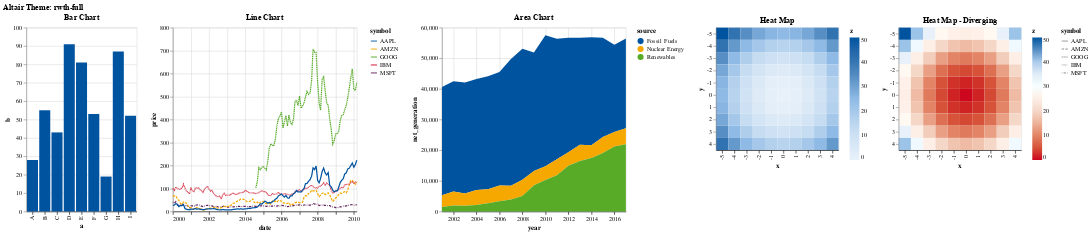

Notebook cell for this chart:
### Code cell
# Default Altair Theme
alt.theme.enable('rwth-full')
plot_graphs('rwth-full')

### Figure 1 — Vega-Lite specification as saved in the notebook (floating-point values rounded to 4 significant figures; data arrays with more than 128 entries replaced by an {"elided": "..."} marker saying what was removed)
{"config": {"title": {"color": "#000000"}, "axisX": {"domainColor": "#000000", "labelFont": "arial", "tickColor": "#000000", "titleFont": "arial", "labelColor": "#000000", "titleColor": "#000000"}, "axisY": {"gridColor": "#DEDDDD", "labelFont": "arial", "titleFont": "arial", "labelColor": "#000000", "titleColor": "#000000"}, "background": "#FFFFFF", "legend": {"labelFont": "arial", "titleFont": "arial", "labelColor": "#000000", "titleColor": "#000000"}, "range": {"category": ["#00549F", "#F6A800", "#57AB27", "#CC071E", "#612158", "#A11035", "#7A6FAC", "#006165", "#BDCD00", "#0098A1", "#407FB7", "#FABE50", "#8DC060", "#D85C41", "#834E75", "#B65256", "#9B91C1", "#2D7F83", "#D0D95C", "#00B1B7", "#8EBAE5", "#FDD48F", "#B8D698", "#E69679", "#A8859E", "#CD8B87", "#BCB5D7", "#7DA4A7", "#E0E69A", "#89CCCF", "#C7DDF2", "#FEEAC9", "#DDEBCE", "#F3CDBB", "#D2C0CD", "#E5C5C0", "#DEDAEB", "#BFD0D1", "#F0F3D0", "#CAE7E7", "#E8F1FA", "#FFF7EA", "#F2F7EC", "#FAEBE3", "#EDE5EA", "#F5E8E5", "#F2F0F7", "#E6ECEC", "#F9FAED", "#EBF6F6"], "diverging": ["#CC071E", "#D85C41", "#E69679", "#F3CDBB", "#FAEBE3", "white", "#E8F1FA", "#C7DDF2", "#8EBAE5", "#407FB7", "#00549F"], "ordinal": ["#E8F1FA", "#C7DDF2", "#8EBAE5", "#407FB7", "#00549F"], "ramp": ["#E8F1FA", "#C7DDF2", "#8EBAE5", "#407FB7", "#00549F"], "heatmap": ["#E8F1FA", "#C7DDF2", "#8EBAE5", "#407FB7", "#00549F"]}, "area": {"fill": "#00549F"}, "line": {"color": "#00549F", "stroke": "#00549F"}, "trail": {"color": "#00549F", "stroke": "#00549F"}, "path": {"stroke": "#00549F"}, "text": {"font": "arial", "color": "#00549F"}, "bar": {"fill": "#00549F"}}, "hconcat": [{"data": {"name": "data-7684334a68ab74ba4c3ca7d0ceaeb461"}, "mark": {"type": "bar", "tooltip": true}, "encoding": {"x": {"field": "a", "type": "nominal"}, "y": {"field": "b", "type": "quantitative"}}, "title": "Bar Chart"}, {"data": {"name": "data-b0fe595546d47c5085f225c35730172c"}, "mark": {"type": "line"}, "encoding": {"color": {"field": "symbol", "type": "nominal"}, "strokeDash": {"field": "symbol", "type": "nominal"}, "x": {"field": "date", "type": "temporal"}, "y": {"field": "price", "type": "quantitative"}}, "title": "Line Chart"}, {"data": {"name": "data-7fb5cba8489b31900f8ac51a35bf2f48"}, "mark": {"type": "area"}, "encoding": {"color": {"field": "source", "type": "nominal"}, "x": {"field": "year", "type": "temporal"}, "y": {"field": "net_generation", "type": "quantitative"}}, "title": "Area Chart"}, {"data": {"name": "data-0c732f568d8b97bbab33754bfe87aba8"}, "mark": {"type": "rect"}, "encoding": {"color": {"field": "z", "type": "quantitative"}, "x": {"field": "x", "type": "ordinal"}, "y": {"field": "y", "type": "ordinal"}}, "title": "Heat Map"}, {"data": {"name": "data-0c732f568d8b97bbab33754bfe87aba8"}, "mark": {"type": "rect"}, "encoding": {"color": {"field": "z", "scale": {"domainMid": 30}, "type": "quantitative"}, "x": {"field": "x", "type": "ordinal"}, "y": {"field": "y", "type": "ordinal"}}, "title": "Heat Map - Diverging"}], "title": "Altair Theme: rwth-full", "$schema": "https://vega.github.io/schema/vega-lite/v5.20.1.json", "datasets": {"data-7684334a68ab74ba4c3ca7d0ceaeb461": [{"a": "A", "b": 28}, {"a": "B", "b": 55}, {"a": "C", "b": 43}, {"a": "D", "b": 91}, {"a": "E", "b": 81}, {"a": "F", "b": 53}, {"a": "G", "b": 19}, {"a": "H", "b": 87}, {"a": "I", "b": 52}], "data-b0fe595546d47c5085f225c35730172c": {"elided": "560 records"}, "data-7fb5cba8489b31900f8ac51a35bf2f48": [{"year": "2001-01-01T00:00:00", "source": "Fossil Fuels", "net_generation": 35361}, {"year": "2002-01-01T00:00:00", "source": "Fossil Fuels", "net_generation": 35991}, {"year": "2003-01-01T00:00:00", "source": "Fossil Fuels", "net_generation": 36234}, {"year": "2004-01-01T00:00:00", "source": "Fossil Fuels", "net_generation": 36205}, {"year": "2005-01-01T00:00:00", "source": "Fossil Fuels", "net_generation": 36883}, {"year": "2006-01-01T00:00:00", "source": "Fossil Fuels", "net_generation": 37014}, {"year": "2007-01-01T00:00:00", "source": "Fossil Fuels", "net_generation": 41389}, {"year": "2008-01-01T00:00:00", "source": "Fossil Fuels", "net_generation": 42734}, {"year": "2009-01-01T00:00:00", "source": "Fossil Fuels", "net_generation": 38620}, {"year": "2010-01-01T00:00:00", "source": "Fossil Fuels", "net_generation": 42750}, {"year": "2011-01-01T00:00:00", "source": "Fossil Fuels", "net_generation": 39361}, {"year": "2012-01-01T00:00:00", "source": "Fossil Fuels", "net_generation": 37379}, {"year": "2013-01-01T00:00:00", "source": "Fossil Fuels", "net_generation": 34873}, {"year": "2014-01-01T00:00:00", "source": "Fossil Fuels", "net_generation": 35250}, {"year": "2015-01-01T00:00:00", "source": "Fossil Fuels", "net_generation": 32319}, {"year": "2016-01-01T00:00:00", "source": "Fossil Fuels", "net_generation": 28437}, {"year": "2017-01-01T00:00:00", "source": "Fossil Fuels", "net_generation": 29329}, {"year": "2001-01-01T00:00:00", "source": "Nuclear Energy", "net_generation": 3853}, {"year": "2002-01-01T00:00:00", "source": "Nuclear Energy", "net_generation": 4574}, {"year": "2003-01-01T00:00:00", "source": "Nuclear Energy", "net_generation": 3988}, {"year": "2004-01-01T00:00:00", "source": "Nuclear Energy", "net_generation": 4929}, {"year": "2005-01-01T00:00:00", "source": "Nuclear Energy", "net_generation": 4538}, {"year": "2006-01-01T00:00:00", "source": "Nuclear Energy", "net_generation": 5095}, {"year": "2007-01-01T00:00:00", "source": "Nuclear Energy", "net_generation": 4519}, {"year": "2008-01-01T00:00:00", "source": "Nuclear Energy", "net_generation": 5282}, {"year": "2009-01-01T00:00:00", "source": "Nuclear Energy", "net_generation": 4679}, {"year": "2010-01-01T00:00:00", "source": "Nuclear Energy", "net_generation": 4451}, {"year": "2011-01-01T00:00:00", "source": "Nuclear Energy", "net_generation": 5215}, {"year": "2012-01-01T00:00:00", "source": "Nuclear Energy", "net_generation": 4347}, {"year": "2013-01-01T00:00:00", "source": "Nuclear Energy", "net_generation": 5321}, {"year": "2014-01-01T00:00:00", "source": "Nuclear Energy", "net_generation": 4152}, {"year": "2015-01-01T00:00:00", "source": "Nuclear Energy", "net_generation": 5243}, {"year": "2016-01-01T00:00:00", "source": "Nuclear Energy", "net_generation": 4703}, {"year": "2017-01-01T00:00:00", "source": "Nuclear Energy", "net_generation": 5214}, {"year": "2001-01-01T00:00:00", "source": "Renewables", "net_generation": 1437}, {"year": "2002-01-01T00:00:00", "source": "Renewables", "net_generation": 1963}, {"year": "2003-01-01T00:00:00", "source": "Renewables", "net_generation": 1885}, {"year": "2004-01-01T00:00:00", "source": "Renewables", "net_generation": 2102}, {"year": "2005-01-01T00:00:00", "source": "Renewables", "net_generation": 2724}, {"year": "2006-01-01T00:00:00", "source": "Renewables", "net_generation": 3364}, {"year": "2007-01-01T00:00:00", "source": "Renewables", "net_generation": 3870}, {"year": "2008-01-01T00:00:00", "source": "Renewables", "net_generation": 5070}, {"year": "2009-01-01T00:00:00", "source": "Renewables", "net_generation": 8560}, {"year": "2010-01-01T00:00:00", "source": "Renewables", "net_generation": 10308}, {"year": "2011-01-01T00:00:00", "source": "Renewables", "net_generation": 11795}, {"year": "2012-01-01T00:00:00", "source": "Renewables", "net_generation": 14949}, {"year": "2013-01-01T00:00:00", "source": "Renewables", "net_generation": 16476}, {"year": "2014-01-01T00:00:00", "source": "Renewables", "net_generation": 17452}, {"year": "2015-01-01T00:00:00", "source": "Renewables", "net_generation": 19091}, {"year": "2016-01-01T00:00:00", "source": "Renewables", "net_generation": 21241}, {"year": "2017-01-01T00:00:00", "source": "Renewables", "net_generation": 21933}], "data-0c732f568d8b97bbab33754bfe87aba8": [{"x": -5, "y": -5, "z": 50}, {"x": -4, "y": -5, "z": 41}, {"x": -3, "y": -5, "z": 34}, {"x": -2, "y": -5, "z": 29}, {"x": -1, "y": -5, "z": 26}, {"x": 0, "y": -5, "z": 25}, {"x": 1, "y": -5, "z": 26}, {"x": 2, "y": -5, "z": 29}, {"x": 3, "y": -5, "z": 34}, {"x": 4, "y": -5, "z": 41}, {"x": -5, "y": -4, "z": 41}, {"x": -4, "y": -4, "z": 32}, {"x": -3, "y": -4, "z": 25}, {"x": -2, "y": -4, "z": 20}, {"x": -1, "y": -4, "z": 17}, {"x": 0, "y": -4, "z": 16}, {"x": 1, "y": -4, "z": 17}, {"x": 2, "y": -4, "z": 20}, {"x": 3, "y": -4, "z": 25}, {"x": 4, "y": -4, "z": 32}, {"x": -5, "y": -3, "z": 34}, {"x": -4, "y": -3, "z": 25}, {"x": -3, "y": -3, "z": 18}, {"x": -2, "y": -3, "z": 13}, {"x": -1, "y": -3, "z": 10}, {"x": 0, "y": -3, "z": 9}, {"x": 1, "y": -3, "z": 10}, {"x": 2, "y": -3, "z": 13}, {"x": 3, "y": -3, "z": 18}, {"x": 4, "y": -3, "z": 25}, {"x": -5, "y": -2, "z": 29}, {"x": -4, "y": -2, "z": 20}, {"x": -3, "y": -2, "z": 13}, {"x": -2, "y": -2, "z": 8}, {"x": -1, "y": -2, "z": 5}, {"x": 0, "y": -2, "z": 4}, {"x": 1, "y": -2, "z": 5}, {"x": 2, "y": -2, "z": 8}, {"x": 3, "y": -2, "z": 13}, {"x": 4, "y": -2, "z": 20}, {"x": -5, "y": -1, "z": 26}, {"x": -4, "y": -1, "z": 17}, {"x": -3, "y": -1, "z": 10}, {"x": -2, "y": -1, "z": 5}, {"x": -1, "y": -1, "z": 2}, {"x": 0, "y": -1, "z": 1}, {"x": 1, "y": -1, "z": 2}, {"x": 2, "y": -1, "z": 5}, {"x": 3, "y": -1, "z": 10}, {"x": 4, "y": -1, "z": 17}, {"x": -5, "y": 0, "z": 25}, {"x": -4, "y": 0, "z": 16}, {"x": -3, "y": 0, "z": 9}, {"x": -2, "y": 0, "z": 4}, {"x": -1, "y": 0, "z": 1}, {"x": 0, "y": 0, "z": 0}, {"x": 1, "y": 0, "z": 1}, {"x": 2, "y": 0, "z": 4}, {"x": 3, "y": 0, "z": 9}, {"x": 4, "y": 0, "z": 16}, {"x": -5, "y": 1, "z": 26}, {"x": -4, "y": 1, "z": 17}, {"x": -3, "y": 1, "z": 10}, {"x": -2, "y": 1, "z": 5}, {"x": -1, "y": 1, "z": 2}, {"x": 0, "y": 1, "z": 1}, {"x": 1, "y": 1, "z": 2}, {"x": 2, "y": 1, "z": 5}, {"x": 3, "y": 1, "z": 10}, {"x": 4, "y": 1, "z": 17}, {"x": -5, "y": 2, "z": 29}, {"x": -4, "y": 2, "z": 20}, {"x": -3, "y": 2, "z": 13}, {"x": -2, "y": 2, "z": 8}, {"x": -1, "y": 2, "z": 5}, {"x": 0, "y": 2, "z": 4}, {"x": 1, "y": 2, "z": 5}, {"x": 2, "y": 2, "z": 8}, {"x": 3, "y": 2, "z": 13}, {"x": 4, "y": 2, "z": 20}, {"x": -5, "y": 3, "z": 34}, {"x": -4, "y": 3, "z": 25}, {"x": -3, "y": 3, "z": 18}, {"x": -2, "y": 3, "z": 13}, {"x": -1, "y": 3, "z": 10}, {"x": 0, "y": 3, "z": 9}, {"x": 1, "y": 3, "z": 10}, {"x": 2, "y": 3, "z": 13}, {"x": 3, "y": 3, "z": 18}, {"x": 4, "y": 3, "z": 25}, {"x": -5, "y": 4, "z": 41}, {"x": -4, "y": 4, "z": 32}, {"x": -3, "y": 4, "z": 25}, {"x": -2, "y": 4, "z": 20}, {"x": -1, "y": 4, "z": 17}, {"x": 0, "y": 4, "z": 16}, {"x": 1, "y": 4, "z": 17}, {"x": 2, "y": 4, "z": 20}, {"x": 3, "y": 4, "z": 25}, {"x": 4, "y": 4, "z": 32}]}}
